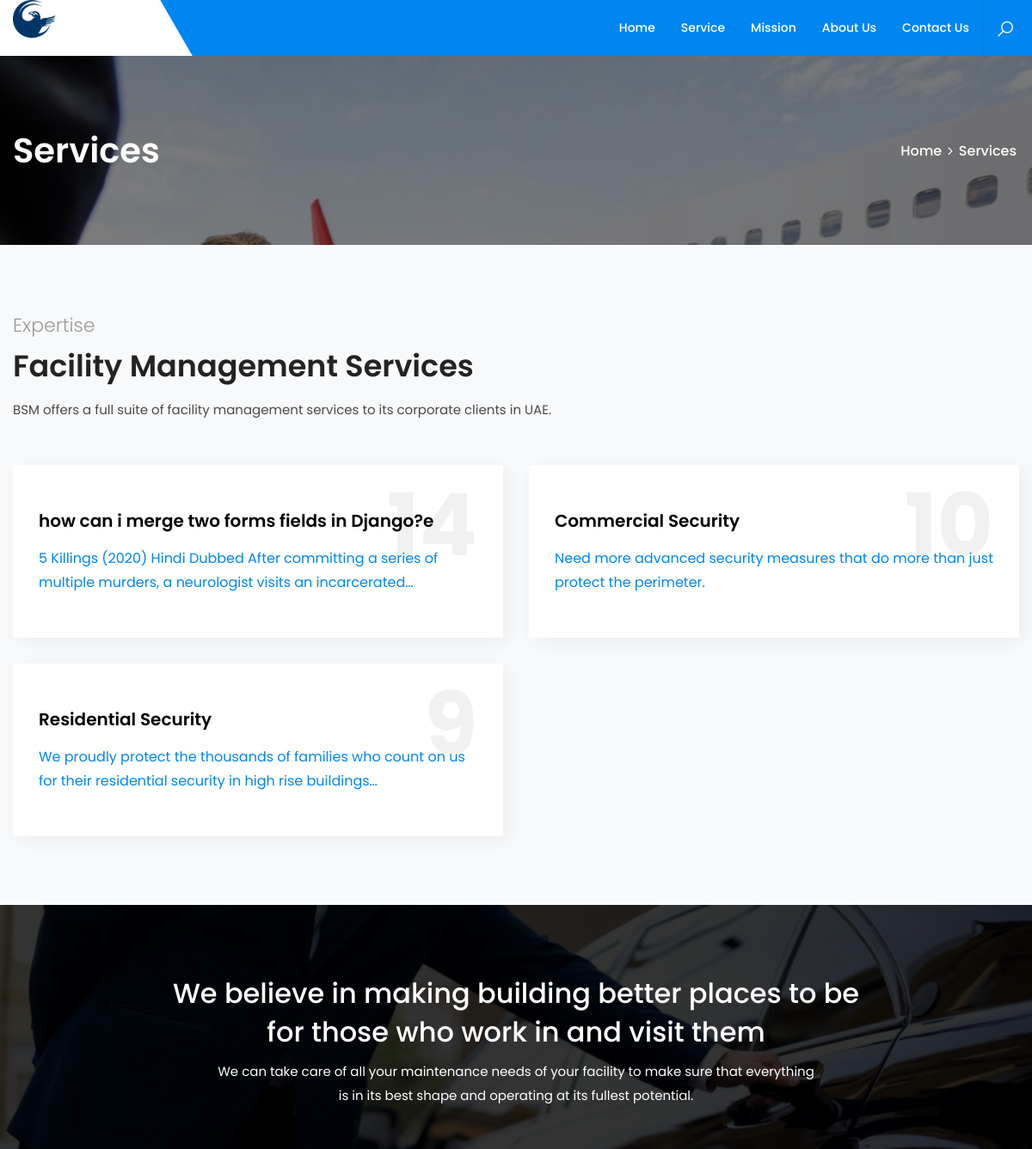
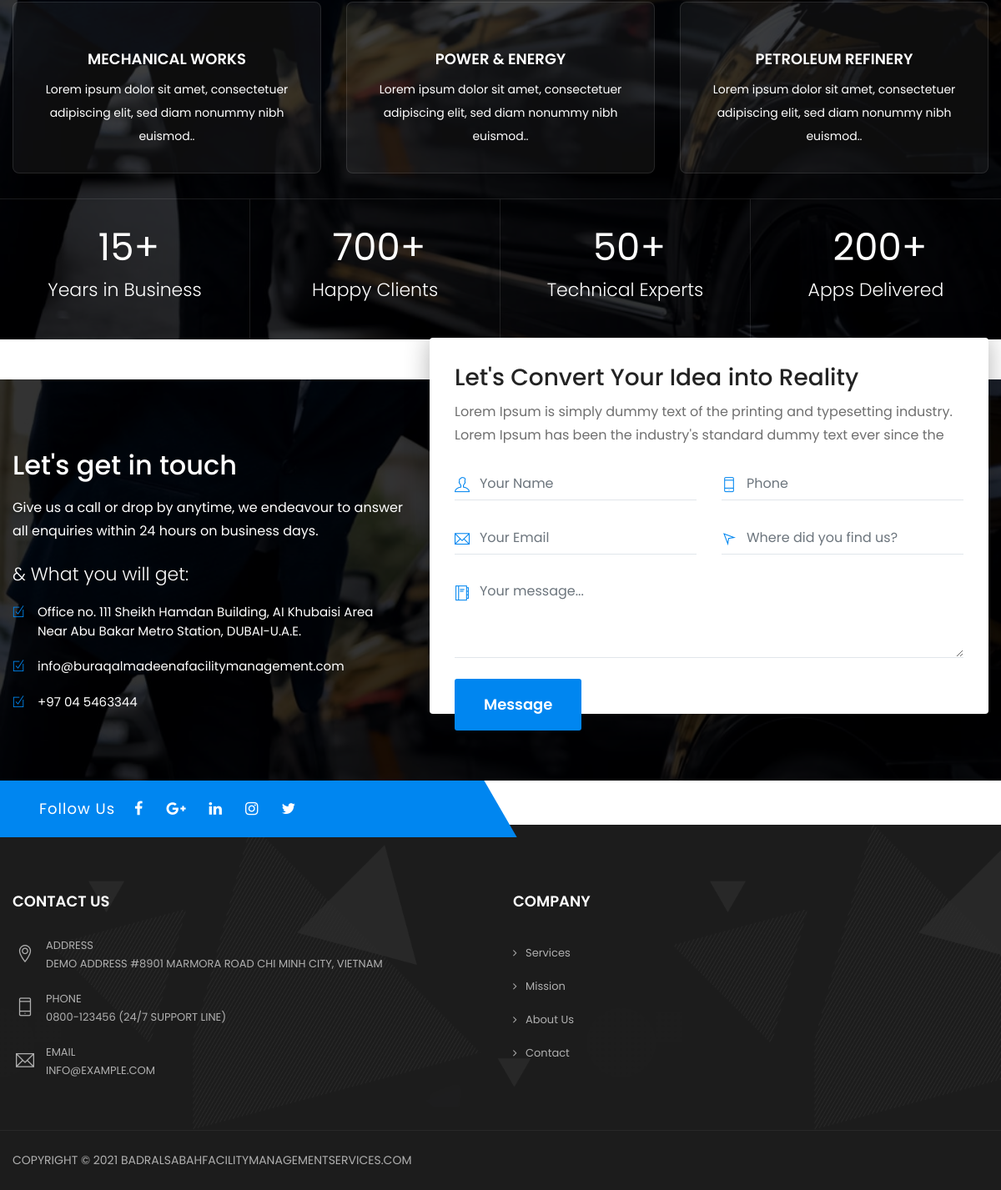
Page /services/ on the committed database (2 pictures, top to bottom).
### core/models.py (models this page shows, shortened)
class Services(models.Model):
    title = models.CharField(max_length=225)
    slug = SlugField(null=True, blank=True, default=None, unique=True)
    icons = models.CharField(max_length=20, null=True, blank=True)
    timeline = models.CharField(max_length=255)
    content = models.TextField()
    image = models.ImageField(upload_to=services_path, null=True, blank=True)
    created_at = models.DateTimeField(auto_now_add=True)
    updated_at = models.DateTimeField(auto_now=True)
    author = models.ForeignKey(User, on_delete=models.CASCADE)
    status = models.BooleanField(default=False)
    objects = models.Manager()
    status_objects = ServiceQuerySet()
    class Meta:
        ordering = ['-created_at']

### core/views.py (the view)
# urls.py: path('services/', views.ServicesPage, name='services-page'),
def ServicesPage(request):
    services = Services.status_objects.all()
    if request.method == "POST":
        form = ContactForm(request.POST)
        if form.is_valid():
            name = form.cleaned_data['name']
            email = form.cleaned_data['email']
            phone = form.cleaned_data['phone']
            find_us = form.cleaned_data['find_us']
            message = form.cleaned_data['message']
            comment = 'Name: ' + name + " \nFrom: " + email + "\n\n" + message + "\n\n\nFind us?: " + find_us + "\nTEL: " + phone
            try:
                send_mail(
                    name,  # subject
                    comment,  # message
                    email,  # from email
                    [settings.EMAIL_HOST_USER],  # to email
                    fail_silently=False
                )
            except BadHeaderError:
                return HttpResponse('Invalid header found.')
            print('success')
            messages.success(request, f"{name} your message successfully sent!")
            return redirect("contact-page")
    else:
        form = ContactForm()
    context = {
        'form': form,
        'services': services
    }
    return render(request, 'web/services.html', context)

### core/forms.py
class ContactForm(forms.ModelForm):
    class Meta:
        model = Contact
        fields = '__all__'

### core/manager.py (called while the page is built)
    def get_queryset(self):
        return super(ServiceQuerySet, self).get_queryset().filter(status=True)

### core/templates/web/services.html (shortened to what this page needs)
{% extends 'web/base.html' %}
{% load static %}
{% block body %}
<div class="page-content bg-white">
	<div class="dlab-bnr-inr overlay-black-middle bg-pt"
		style="background-image:url({% static 'blf/images/banner/bnr2.jpg' %});">
		<div class="container">
			<div class="dlab-bnr-inr-entry">
				<h1 class="text-white">Services</h1>
				<div class="breadcrumb-row">
					<ul class="list-inline">
						<li><a href="/">Home</a></li>
						<li>Services</li>
					</ul>
				</div>
			</div>
		</div>
	</div>
	<div class="content-block">
		<div class="section-full content-inner bg-gray">
			<div class="container">
				<div class="row">
					<div class="col-lg-12 col-md-12">
						<div class="section-head text-black">
							<h4 class="text-gray-dark font-weight-300 m-b10">Expertise</h4>
							<h2 class="title">Facility Management Services</h2>
							<p>BSM offers a full suite of facility management services to its corporate clients in UAE.
							</p>
						</div>
						<div class="section-content row">
							{% for object in services %}
							<div class="col-lg-6 col-md-6 service-box style3">
								<a href="{% url 'service-detail-page' slug=object.slug %}">
									<div class="icon-bx-wraper" data-name="{{ object.id }}">
										<div class="icon-content">
											<h2 class="dlab-tilte">{{ object.title }}</h2>
											<p>{{ object.timeline|truncatechars:115 }} </p>
										</div>
									</div>
								</a>
							</div>
							{% endfor %}
						</div>
					</div>
				</div>
			</div>
		</div>
		<div class="section-full content-inner-1 overlay-black-dark about-8-service bg-img-fix"
			style="background-image:url({% static 'blf/images/background/bg1.jpg' %});">
			<div class="container">
				<div class="section-head text-white text-center">
					<h2 class="title-box m-tb0 max-w800 m-auto">We believe in making building better places to be for
						those who work in and visit them </h2>
					<p>We can take care of all your maintenance needs of your facility to make sure that everything
						is in its best shape and operating at its fullest potential.</p>
				</div>
			</div>
			<div class="container">
				<div class="row text-white">
					<div class="col-lg-4 col-md-4 m-b30">
						<div class="icon-bx-wraper bx-style-1 p-a30 center">
							<div class="icon-content">
								<h5 class="dlab-tilte text-uppercase">Mechanical Works</h5>
								<p>Lorem ipsum dolor sit amet, consectetuer adipiscing elit, sed diam nonummy nibh
									euismod..</p>
							</div>
						</div>
					</div>
					<div class="col-lg-4 col-md-4 m-b30">
						<div class="icon-bx-wraper bx-style-1 p-a30 center">
							<div class="icon-content">
								<h5 class="dlab-tilte text-uppercase">Power & Energy</h5>
								<p>Lorem ipsum dolor sit amet, consectetuer adipiscing elit, sed diam nonummy nibh
									euismod..</p>
							</div>
						</div>
					</div>
					<div class="col-lg-4 col-md-4 m-b30">
						<div class="icon-bx-wraper bx-style-1 p-a30 center">
							<div class="icon-content">
								<h5 class="dlab-tilte text-uppercase">Petroleum Refinery</h5>
								<p>Lorem ipsum dolor sit amet, consectetuer adipiscing elit, sed diam nonummy nibh
									euismod..</p>
							</div>
						</div>
					</div>
				</div>
			</div>
			<div class="choses-info text-white">
				<div class="container-fluid">
					<div class="row choses-info-content">
						<div class="col-lg-3 col-md-6 col-sm-6 col-6 p-a30 wow zoomIn" data-wow-delay="0.2s">
							<h2 class="m-t0 m-b10 font-weight-400 font-45"><span class="counter">15</span>+</h2>
							<h4 class="font-weight-300 m-t0">Years in Business</h4>
						</div>
						<div class="col-lg-3 col-md-6 col-sm-6 col-6 p-a30 wow zoomIn" data-wow-delay="0.4s">
							<h2 class="m-t0 m-b10 font-weight-400 font-45"><span
									class="counter">700</span>+</h2>
							<h4 class="font-weight-300 m-t0">Happy Clients</h4>
						</div>
						<div class="col-lg-3 col-md-6 col-sm-6 col-6 p-a30 wow zoomIn" data-wow-delay="0.6s">
							<h2 class="m-t0 m-b10 font-weight-400 font-45"><span
									class="counter">50</span>+</h2>
							<h4 class="font-weight-300 m-t0">Technical Experts</h4>
						</div>
						<div class="col-lg-3 col-md-6 col-sm-6 col-6 p-a30 wow zoomIn" data-wow-delay="0.8s">
							<h2 class="m-t0 m-b10 font-weight-400 font-45"><span class="counter">200</span>+</h2>
							<h4 class="font-weight-300 m-t0">Apps Delivered</h4>
						</div>
					</div>
				</div>
			</div>
		</div>
		<div class="section-full overlay-black-dark bg-img-fix mt-5"
			style="background-image:url({% static 'blf/images/background/bg1.jpg' %});">
			<div class="container">
				<div class="row">
					<div class="col-lg-5 col-md-12 content-inner chosesus-content text-white">
						<h2 class="title-box font-weight-300 m-b15 wow fadeInLeft" data-wow-delay="0.2s">Let's get in
							touch </h2>
						<p class="font-16 op8 wow fadeInLeft" data-wow-delay="0.4s">Give us a call or drop by anytime,
							we endeavour to answer all enquiries within 24 hours on business days.</p>
						<h4 class="font-weight-300 wow fadeInLeft" data-wow-delay="0.8s">& What you will get:</h4>
						<ul class="list-checked primary wow fadeInLeft" data-wow-delay="1s">
							<li><span>Office no. 111 Sheikh Hamdan Building, AI Khubaisi Area Near Abu Bakar Metro
									Station, DUBAI-U.A.E.</span></li>
							<li><span>info@buraqalmadeenafacilitymanagement.com</span></li>
							<li><span>+97 04 5463344</span></li>
						</ul>
					</div>
					<div class="col-lg-7 col-md-12 m-b30">
						<form class="inquiry-form contact-project bg-white box-shadow wow fadeInUp"
							data-wow-delay="0.2s" action="." method="POST">
							<h3 class="title-box font-weight-300 m-t0 m-b10">Let's Convert Your Idea into Reality </h3>
							<p>Lorem Ipsum is simply dummy text of the printing and typesetting industry. Lorem Ipsum
								has been the industry's standard dummy text ever since the</p>
							<div class="row">
								<div class="col-lg-6 col-sm-6">
									<div class="form-group">
										<div class="input-group">
											<span class="input-group-addon"><i class="ti-user text-primary"></i></span>
											<input name="name" id="id_name" type="text" required class="form-control"
												placeholder="Your Name">
										</div>
									</div>
								</div>
								<div class="col-lg-6 col-sm-6">
									<div class="form-group">
										<div class="input-group">
											<span class="input-group-addon"><i
													class="ti-mobile text-primary"></i></span>
											<input name="phone" id="id_phone" type="text" required class="form-control"
												placeholder="Phone">
										</div>
									</div>
								</div>
								<div class="col-lg-6 col-sm-6">
									<div class="form-group">
										<div class="input-group">
											<span class="input-group-addon"><i class="ti-email text-primary"></i></span>
											<input name="email" id="id_email" type="email" class="form-control" required
												placeholder="Your Email">
										</div>
									</div>
								</div>
								<div class="col-lg-6 col-sm-6">
									<div class="form-group">
										<div class="input-group">
											<span class="input-group-addon"><i
													class="ti-location-arrow text-primary"></i></span>
											<input name="find_us" id="id_find_us" type="text" class="form-control"
												required placeholder="Where did you find us?">
										</div>
									</div>
								</div>
								<div class="col-lg-12 col-sm-12">
									<div class="form-group">
										<div class="input-group">
											<span class="input-group-addon"><i
													class="ti-agenda text-primary"></i></span>
											<textarea name="dzMessage" rows="4" class="form-control" required
												placeholder="Your message..."></textarea>
										</div>
									</div>
								</div>
								<div class="col-lg-12 col-sm-12">
									<button name="submit" type="submit" value="Submit" class="site-button button-lg">
										<span>Message</span> </button>
								</div>
							</div>
						</form>
					</div>
				</div>
			</div>
		</div>
	</div>
</div>
{% endblock %}

### rows in the picture
Services: title "how can i merge two forms fields in Django?e", timeline "5 Killings (2020) Hindi Dubbed After committing a series of multiple murders, a neurologist visits an incarcerated…"
Services: title "Commercial Security", timeline "Need more advanced security measures that do more than just protect the perimeter."
Services: title "Residential Security", timeline "We proudly protect the thousands of families who count on us for their residential security in high rise buildings…"
